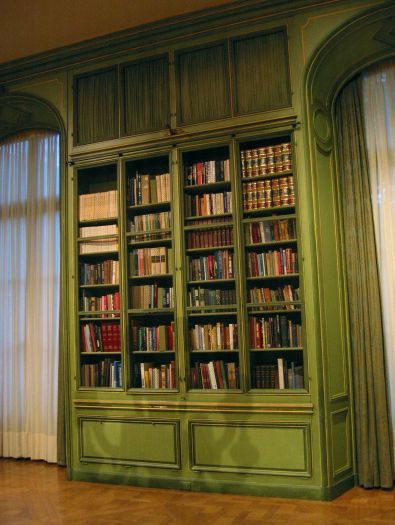
#> input picture Images/bookshelf.jpg, 395 x 525 px, found by its file name
$ jupyter execute image_code.ipynb
#> lines starting #> are read from the running program, lines starting #| are printed output that depends on the picture
[cell 1]
import cv2
import numpy as np
import matplotlib.pyplot as plt

[cell 2]
image = cv2.imread('/Users/pd/PycharmProjects/MA_Labs/Images/bookshelf.jpg')
#> image is the input picture: shape (525, 395, 3); mean B, G, R 45.4, 83.5, 94.7
# cv2.imshow('image', image)

[cell 3]
gray = cv2.cvtColor(image, cv2.COLOR_BGR2GRAY)
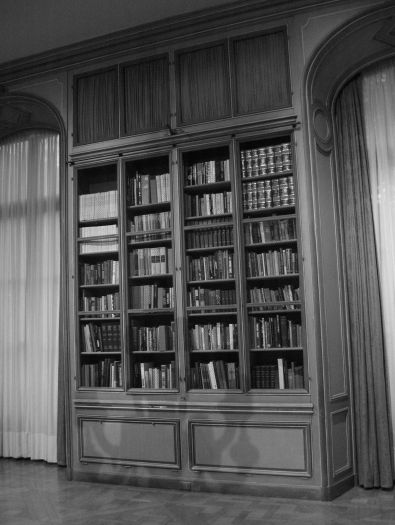
#> gray: shape (525, 395); min 1, max 234, mean 82.5

[cell 4]
plt.imshow(image)

[cell 5]
# grey value image
m_grey = np.random.rand(200,200)
# BGR image
im_bgr = np.random.rand(200,200,3)

plt.imshow(m_grey)
plt.show()

plt.imshow(im_bgr)
plt.show()
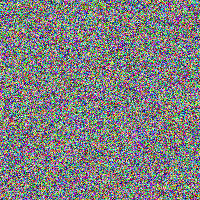
#> shown: shape (200, 200, 3) float64; mean R, G, B 0.498, 0.503, 0.502

[cell 6]
im_black = np.zeros((200, 200, 3))
im_black.fill(0)

plt.imshow(im_black)

[cell 7]
def convolve(image, gx, gy):
    f_gy = np.flip(gy, 0)
#> f_gy = [[1, 2, 1], [0, 0, 0], [-1, -2, -1]]
    f_gx = np.flip(gx, 1)
#> f_gx = [[1, 0, -1], [2, 0, -2], [1, 0, -1]]

    h,w = image.shape
#> h = 525; w = 395

    gx = np.zeros((h, w))
    gy = np.zeros((h, w))

    for i in range(0, h - 1):
        for j in range(0, w - 1):
            for k in range(0, 3):
                for l in range(0, 3):
                    gx[i][j] += image[i + k - 1][j + l - 1] * f_gx[k][l]
                    gy[i][j] += image[i + k - 1][j + l - 1] * f_gy[k][l]
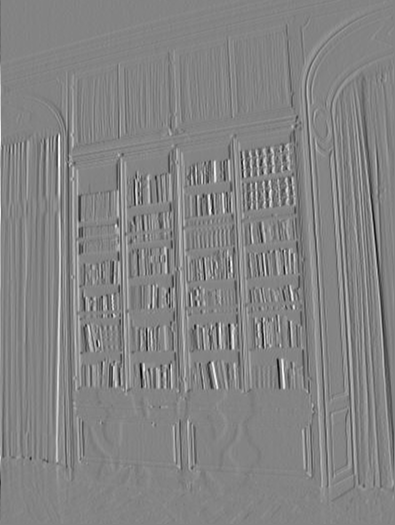
#> gx: shape (525, 395) float64; min -667, max 623, mean -0.3; drawn with min black and max white
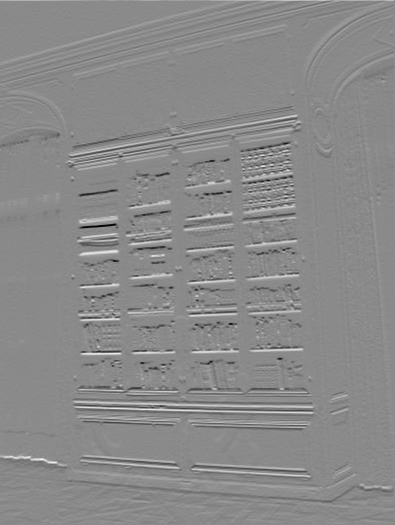
#> gy: shape (525, 395) float64; min -716, max 605, mean -0.3; drawn with min black and max white

    return np.sqrt(gx * gx + gy * gy) / 255

[cell 8]
gx = [[-1,0,1],[-2,0,2],[-1,0,1]]
gy = [[-1,-2,-1],[0,0,0],[1,2,1]]
show = convolve(gray, np.array(gx), np.array(gy))

plt.imshow(show)

[cell 9]
# expected the same as this is a basic sobel filter

[cell 10]
gx = cv2.Sobel(gray, -1, 1, 0, 3)
gy = cv2.Sobel(gray, -1, 0, 1, 3)

plt.imshow(gx)
plt.show()

plt.imshow(gy)
plt.show()

[cell 11]
total = cv2.addWeighted(cv2.convertScaleAbs(gx), 0.5, cv2.convertScaleAbs(gy), 0.5, 0)
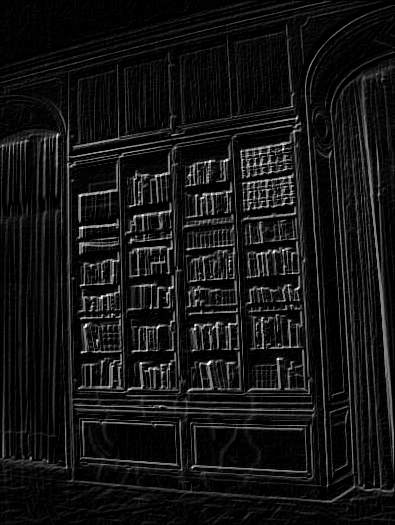
#> total: shape (525, 395); min 0, max 255, mean 20.4
plt.imshow(total)

[cell 12]
# not exactly the same as Sobel filter is approximation of derivative

[cell 13]
sat = cv2.cvtColor(image, cv2.COLOR_RGB2HSV)
#> sat: shape (525, 395, 3); mean H, S, V 90.8, 146.9, 97.1
sat[:,:,1] = 255
#> sat: shape (525, 395, 3); mean H, S, V 90.8, 255, 97.1
sat = cv2.cvtColor(sat, cv2.COLOR_HSV2RGB)
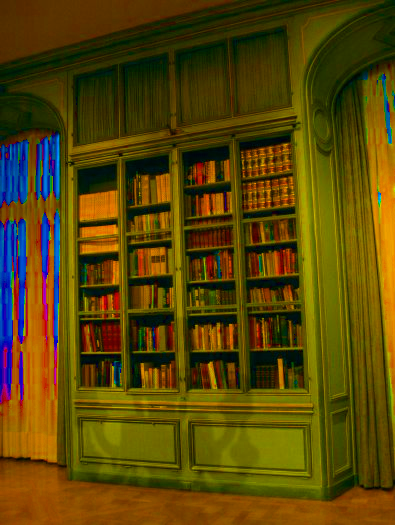
#> sat: shape (525, 395, 3); mean B, G, R 7.1, 69, 88.1

plt.imshow(sat)

[cell 14]
ker = np.ones((5,5),np.uint8)
dil = cv2.dilate(image, ker, iterations=1)
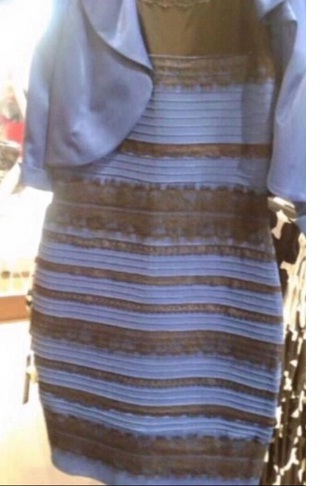
#> input picture Images/theDress.jpeg, 328 x 486 px, found by its file name
#> further down, image is the input picture: shape (486, 328, 3); mean B, G, R 141.7, 132.7, 137.7

plt.imshow(dil)

[cell 15]
# expecting mix of colours, all colours should be well distributed with peaks on red and green as yellow is a mix of
# red and green, with some peaks for blue as well.

[cell 16]
def myHist(im, num):
#> called with num = 256
    r = im[:,:,0]
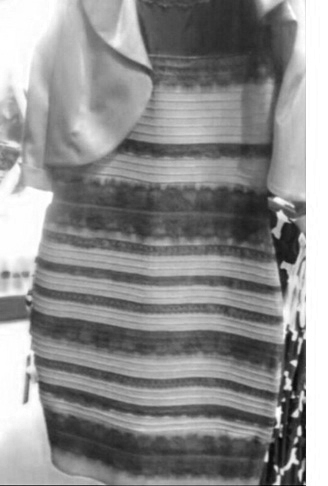
#> r: shape (486, 328); min 1, max 255, mean 141.7
    b = im[:,:,1]
    g = im[:,:,2]
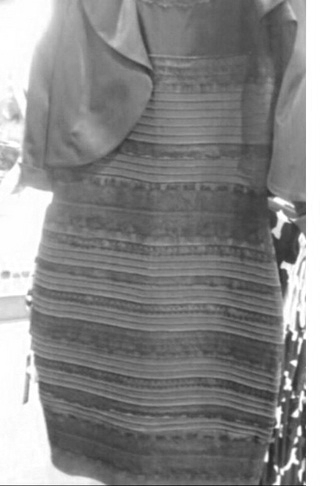
#> g: shape (486, 328); min 27, max 255, mean 137.7
    ids = ['r','b','g']
    cs = [r,b,g]

    for i, c in zip(ids, cs):
        his, bi = np.histogram(c,bins=num,range=(0,num))
        plt.xlim([0,num])
        plt.plot(bi[0:-1],his,color=i)
#> this loop made 3 passes
#> i on passes 1 to 3: 'r', 'b', 'g'
    plt.show()
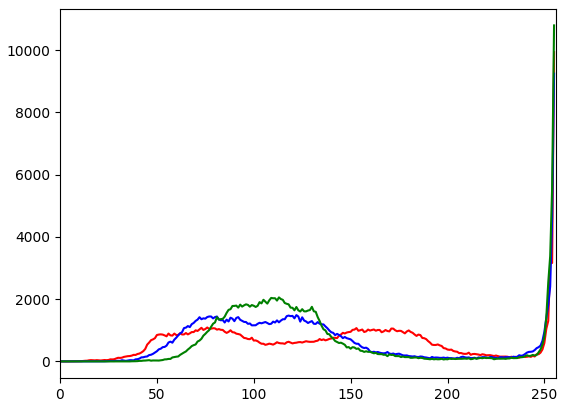
#> figure drawn by matplotlib, 1 panel; curve peaks at x = 255, y = 9934; curve peaks at x = 255, y = 9244; curve peaks at x = 255, y = 10794

[cell 17]
image = cv2.imread('/Users/pd/PycharmProjects/MA_Labs/Images/theDress.jpeg')
plt.imshow(image)
plt.show()

myHist(image, 256)
